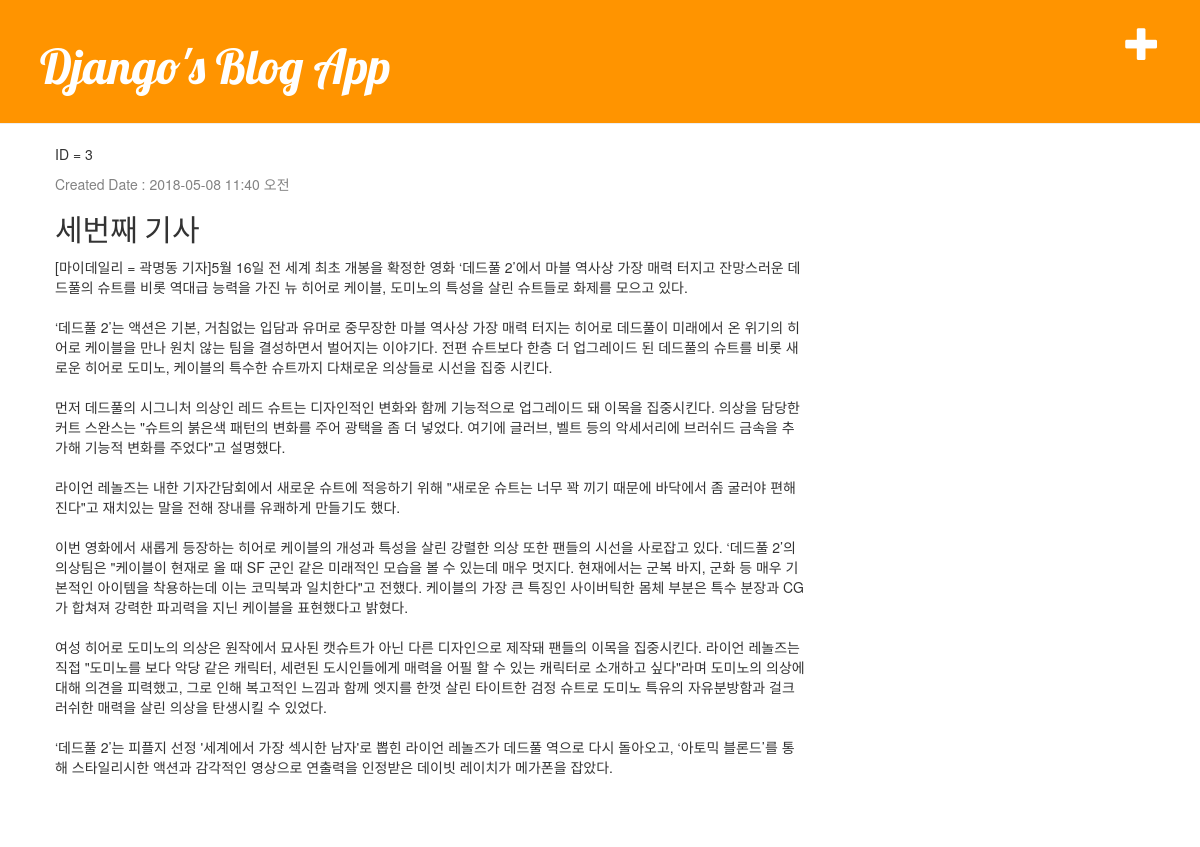
Screenshot of /post/3/ with the database file from the repository.
### blog/models.py (models this page shows, shortened)
class Post(models.Model):
    author = models.ForeignKey('auth.user')
    title = models.CharField(max_length=200)
    text = models.TextField()
    created_date = models.DateTimeField(default=timezone.now)
    published_date = models.DateTimeField(blank=True, null=True)

### blog/views.py (the view)
# urls.py: url(r'^post/(?P<pk>\d+)/$', views.post_detail, name='post_detail'),
def post_detail(request, pk):
    post = get_object_or_404(Post, pk=pk)
    return render(request, 'blog/post_detail.html', {'post': post})

### blog/templates/blog/post_detail.html (shortened to what this page needs)
{% extends 'blog/base.html' %}
{% block content %}
     <div class="post">
         <p>ID = {{post.id}}</p>
         <div class="date">
            <p>Created Date : {{post.created_date | date:"Y-m-d g:i a"}}</p>
        </div>
        <h2>{{post.title}}</a> </h2>
        <p>{{post.text | linebreaksbr}}</p>
    </div>
{% endblock %}

### blog/static/css/blog.css (style rules this page uses)
h1, h2, h3, h4 { font-family: 'Lobster', cursive; }
.date { color: #828282; }
.post { margin-bottom: 70px; }

### rows the page displays
Post: id "3", created_date "2018-05-08 11:40 오전", title "세번째 기사", text "[마이데일리 = 곽명동 기자]5월 16일 전 세계 최초 개봉을 확정한 영화 ‘데드풀 2’에서 마블 역사상 가장 매력 터지고 잔망스러운 데드풀의 슈트를 비롯 역대급 능력을 가진 뉴 히어로 케이블, 도미노의 특성을 살린 슈트들로 화제를 모으고 있다. ‘데드풀 2’는 액션은 기본, 거침없는 입담과 유머로 중무장한 마블 역사상 가장 매력 터지는 히어로 데드풀이 미래에서 온 위기의 히어로 케이블을 만나 원치 않는 팀을 결성하면서 벌어지는 이야기다. 전편 슈트보다 한층 더 업그레이드 된 데드풀의 슈트를 비롯 새로운 히어로 도미노, 케이블의 특수한 슈트까지 다채로운 의상들로 시선을 집중 시킨다. 먼저 데드풀의 시그니처 의상인 레드 슈트는 디자인적인 변화와 함께 기능적으로 업그레이드 돼 이목을 집중시킨다. 의상을 담당한 커트 스완스는 \"슈트의 붉은색 패턴의 변화를 주어 광택을 좀 더 넣었다. 여기에 글러브, 벨트 등의 악세서리에 브러쉬드 금속을 추가해 기능적 변화를 주었다\"고 설명했다. 라이언 레놀즈는 내한 기자간담회에서 새로운 슈트에 적응하기 위해 \"새로운 슈트는 너무 꽉 끼기 때문에 바닥에서 좀 굴러야 편해진다\"고 재치있는 말을 전해 장내를 유쾌하게 만들기도 했다. 이번 영화에서 새롭게 등장하는 히어로 케이블의 개성과 특성을 살린 강렬한 의상 또한 팬들의 시선을 사로잡고 있다. ‘데드풀 2’의 의상팀은 \"케이블이 현재로 올 때 SF 군인 같은…"
